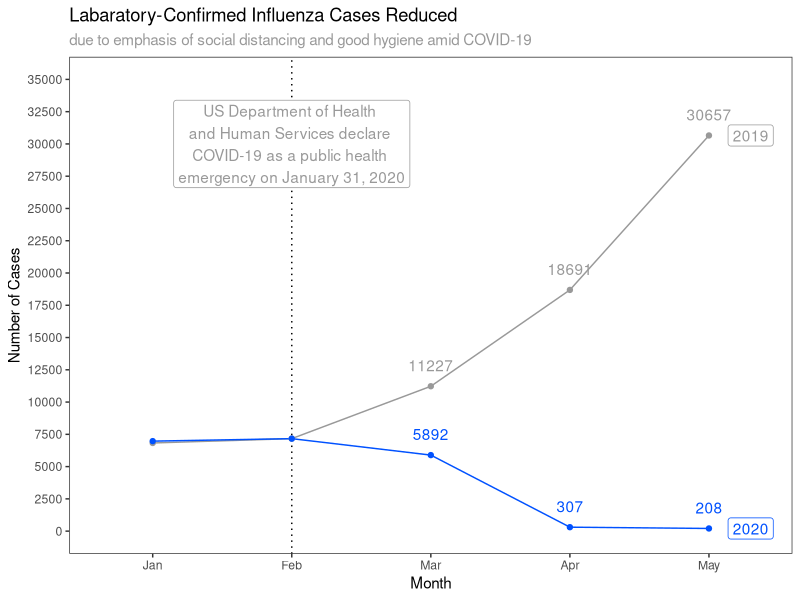

The R script that drew this image:
## ---- chunk 1
# Libraries
library(ggplot2)
library(dplyr)

## ---- chunk 2
# Load dataset from csv

setwd("~/Desktop/Assignment25") #set working directory

df <- read.csv(file = 'fluNumbers.csv') #read csv and store in dataframe

# Changing Year and Month columns as factors
df$Year <- as.factor(df$Year)
df$Month <- as.factor(df$Month)

# Calling the dataframe
df
## ---- chunk 3
# Reordering months so they are NOT alphabetical
df$Month <- factor(df$Month,levels = c("Jan", "Feb", "Mar", "Apr", "May"))

# Final Visualization
finalVis <- ggplot(data = df, aes(Month, NumberOfCases, colour = Year, group = Year) ) + 
  geom_line(show.legend = FALSE) + 
  geom_vline(xintercept=c("Feb"), linetype="dotted") + #dotted line through Jan 31, to show when covid was declared emergency
  geom_point(show.legend = FALSE) + 
  scale_y_continuous(limits = c(0, 35000), breaks = seq(0, 35000, by = 2500)) +
  labs(y= "Number of Cases", 
       title = "Labaratory-Confirmed Influenza Cases Reduced",
       subtitle = "due to emphasis of social distancing and good hygiene amid COVID-19") +
  scale_color_manual(values=c('#999999','#0051ff')) + #changes colors of lines
  theme_bw() +
  theme(panel.grid.major = element_blank(), # removing grid lines
        panel.grid.minor = element_blank(), 
        plot.caption = element_text(color = '#999999'),
        plot.subtitle = element_text(color = '#999999')) + 
  geom_text(data = df[ which(df$Month=='Mar' | df$Month=='Apr' | df$Month=='May'),], #only show data labels for these months
            aes(label = NumberOfCases), vjust = -1.25, show_guide = FALSE) +
  annotate("label", x = 5.3, y = 30657, label = "2019", color = '#999999') + 
  annotate("label", x = 5.3, y = 208, label = "2020", color = '#0051ff') + 
  annotate("label", x = 2, y = 30000, label = "US Department of Health \nand Human Services declare \nCOVID-19 as a public health \nemergency on January 31, 2020", color = '#999999')

# Calling the Final Visualization
finalVis

